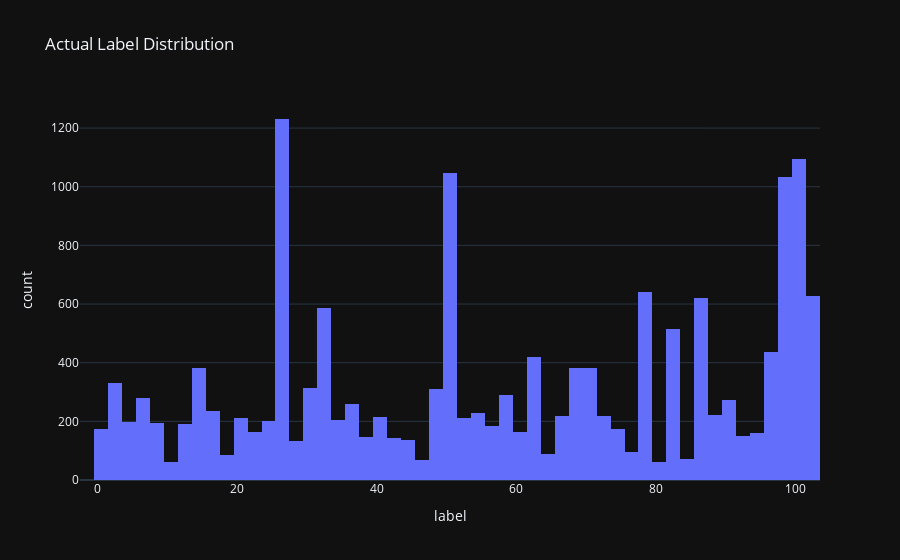

Source (notebook cell):
### Code cell
fig = px.histogram(label_df,
                   x="label",
                   title='Actual Label Distribution',
                   hover_data=label_df.columns)
fig.show()

### Figure 1 — Plotly figure (JSON) as saved in the notebook; plotly's stock layout.template omitted (floating-point values rounded to 4 significant figures; data arrays with more than 128 entries replaced by an {"elided": "..."} marker saying what was removed)
{"data": [{"alignmentgroup": "True", "bingroup": "x", "hovertemplate": "label=%{x}<br>count=%{y}<extra></extra>", "legendgroup": "", "marker": {"color": "#636efa"}, "name": "", "offsetgroup": "", "orientation": "v", "showlegend": false, "type": "histogram", "x": {"elided": "16466 int values"}, "xaxis": "x", "yaxis": "y"}], "layout": {"autosize": true, "barmode": "relative", "legend": {"tracegroupgap": 0}, "title": {"text": "Actual Label Distribution"}, "xaxis": {"anchor": "y", "autorange": true, "domain": [0, 1], "range": [-2.5, 103.5], "title": {"text": "label"}, "type": "linear"}, "yaxis": {"anchor": "x", "autorange": true, "domain": [0, 1], "range": [0, 1296.0], "title": {"text": "count"}}}}
